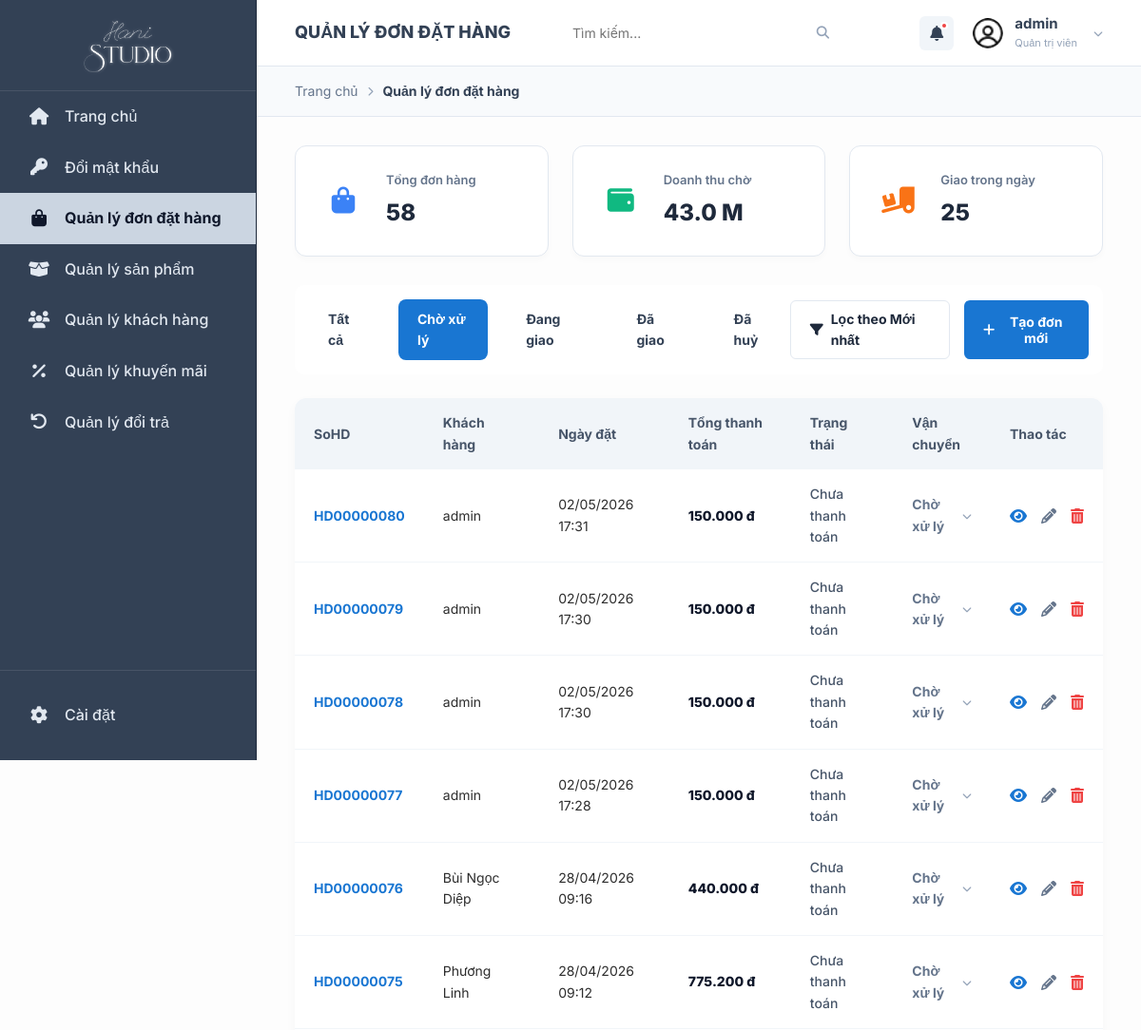
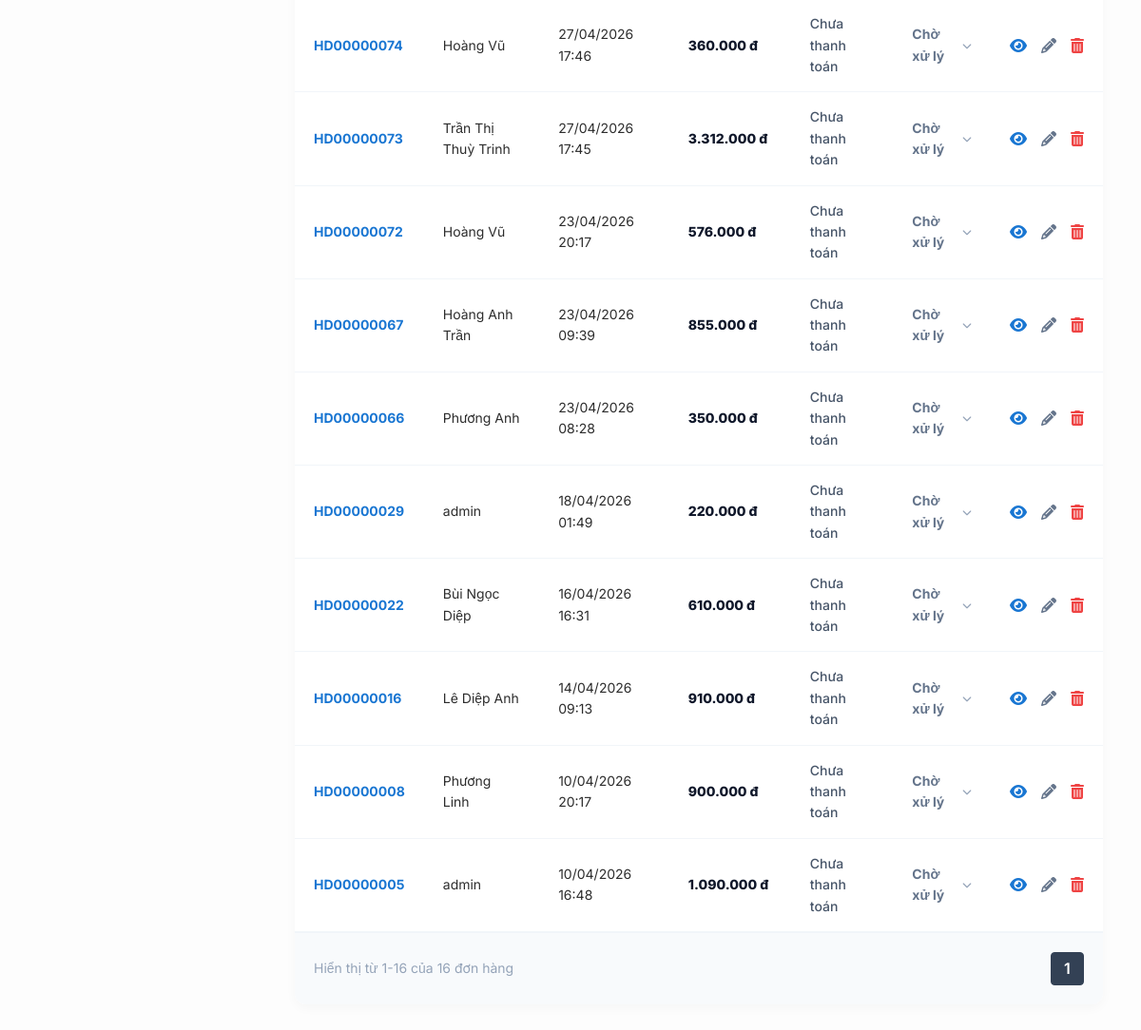
Page /panel/orders/?status=pending&sort=desc (signed in) on the earlier database version (2 pictures, top to bottom).
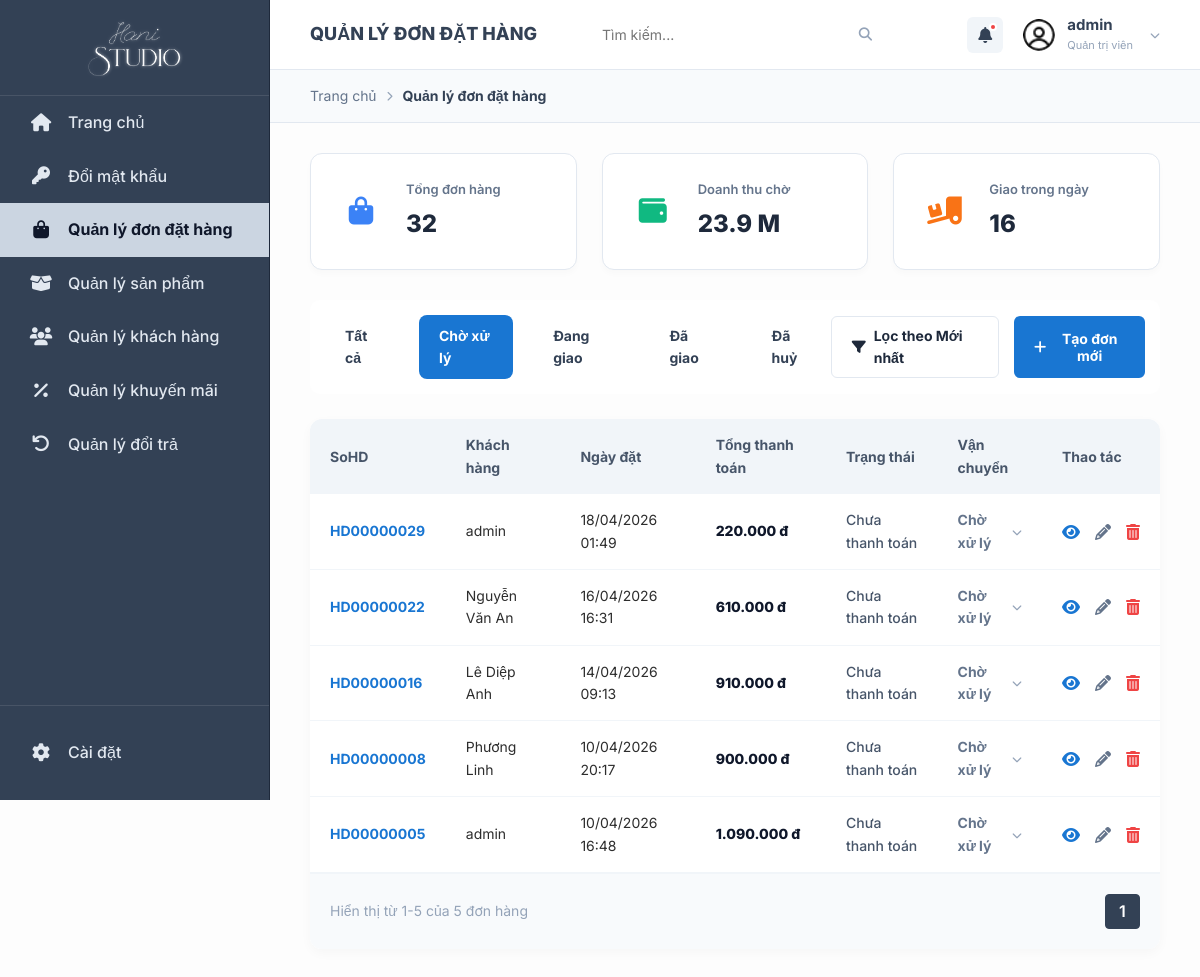
Same page on the later database version.
### reviews/models.py (models this page shows, shortened)
class Order(models.Model):
    STATUS_CHOICES = [
        ('pending', 'Chờ xử lý'),
        ('shipping', 'Đang vận chuyển'),
        ('completed', 'Hoàn thành'),
        ('return', 'Trả hàng/Hoàn tiền'),
    ]
    user = models.ForeignKey(User, on_delete=models.CASCADE, related_name='orders')
    created_at = models.DateTimeField(auto_now_add=True)
    status = models.CharField(max_length=20, choices=STATUS_CHOICES, default='pending')
    total_amount = models.DecimalField(max_digits=12, decimal_places=0)
    coupon_code = models.CharField(max_length=50, blank=True, null=True)
    discount_amount = models.DecimalField(max_digits=12, decimal_places=0, default=0)
    class Meta:
        verbose_name = "Đơn hàng"
        verbose_name_plural = "Đơn hàng"
        ordering = ['-created_at']

### orders/views.py (the view, shortened to what this page needs)
# urls.py: path('panel/orders/', views.admin_orders, name='admin_orders'),
@admin_required
def admin_orders(request):
    status = request.GET.get("status", "all")
    q = request.GET.get("q", "")
    page_number = request.GET.get("page", 1)
    sort = request.GET.get("sort", "desc") # Default sorting
    order_by = "-id" if sort == "desc" else "id"
    orders_qs = Order.objects.all().order_by(order_by)
    if status != "all":
        orders_qs = orders_qs.filter(status=status)
    paginator = Paginator(orders_qs, 100) # Increased to 100 to support automation tests
    orders = paginator.get_page(page_number)
    all_products = Product.objects.all()
    all_users = User.objects.all()
    return render(request, "admin/orders_management.html", {
        "orders": orders,
        "paginator": paginator,
        "stats": get_admin_stats(),
        "status": status,
        "q": q,
        "sort": sort,
        "products": all_products,
        "users": all_users,
        "status_choices": Order.STATUS_CHOICES,
        "is_admin_page": True
    })

### orders/views.py (called while the page is built, shortened)
def get_admin_stats():
    total_orders = Order.objects.count()
    total_revenue = Order.objects.aggregate(Sum('total_amount'))['total_amount__sum'] or 0
    today_delivery = Order.objects.filter(status='shipping').count()
    rev_str = f"{total_revenue / 1000000:.1f} M" if total_revenue >= 1000000 else f"{total_revenue:,.0f} đ"
    return {
        "total_orders": f"{total_orders:,}",
        "pending_revenue": rev_str,
        "today_delivery": str(today_delivery),
    }

def admin_required(view_func):
    @wraps(view_func)
    def _wrapped_view(request, *args, **kwargs):
        return view_func(request, *args, **kwargs)
    return _wrapped_view

### reviews/context_processors.py (called while the page is built)
def coupons_processor(request):
    return {'COUPONS_LIST': COUPONS}

### reviews/templatetags/shop_filters.py (called while the page is built)
@register.filter
def format_price(value):
    if value is None:
        return ""
    try:
        return f"{int(value):,.0f} đ".replace(",", ".")
    except (ValueError, TypeError):
        return value

### templates/admin/orders_management.html (shortened to what the changed rows need)
{% extends "base.html" %}
{% load static shop_filters %}
{% block content %}
<div class="admin-layout">
    <main class="admin-main">
        <header class="admin-topbar">
            <div class="topbar-left">
                <h1 class="topbar-title">QUẢN LÝ ĐƠN ĐẶT HÀNG</h1>
            </div>
        </header>
        <div style="display: grid; grid-template-columns: repeat(3, 1fr); gap: 25px; padding: 30px 40px 0;">
            <div style="background: white; border-radius: 12px; padding: 25px; display: flex; align-items: center; gap: 20px; box-shadow: 0 4px 6px rgba(0,0,0,0.02); border: 1px solid #e2e8f0;">
                <div>
                    <h4 style="margin: 0; font-size: 13px; color: #64748b; font-weight: 600; margin-bottom: 5px;">Tổng đơn hàng</h4>
                    <p style="margin: 0; font-size: 24px; font-weight: 800; color: #1e293b;">{{ stats.total_orders }}</p>
                </div>
            </div>
            <div style="background: white; border-radius: 12px; padding: 25px; display: flex; align-items: center; gap: 20px; box-shadow: 0 4px 6px rgba(0,0,0,0.02); border: 1px solid #e2e8f0;">
                <div>
                    <h4 style="margin: 0; font-size: 13px; color: #64748b; font-weight: 600; margin-bottom: 5px;">Doanh thu chờ</h4>
                    <p style="margin: 0; font-size: 24px; font-weight: 800; color: #1e293b;">{{ stats.pending_revenue }}</p>
                </div>
            </div>
            <div style="background: white; border-radius: 12px; padding: 25px; display: flex; align-items: center; gap: 20px; box-shadow: 0 4px 6px rgba(0,0,0,0.02); border: 1px solid #e2e8f0;">
                <div>
                    <h4 style="margin: 0; font-size: 13px; color: #64748b; font-weight: 600; margin-bottom: 5px;">Giao trong ngày</h4>
                    <p style="margin: 0; font-size: 24px; font-weight: 800; color: #1e293b;">{{ stats.today_delivery }}</p>
                </div>
            </div>
        </div>
        <div class="admin-content">
            <div class="table-card">
                <table class="order-table">
                    <thead>
                        <tr>
                            <th>SoHD</th>
                            <th>Khách hàng</th>
                            <th>Ngày đặt</th>
                            <th>Tổng thanh toán</th>
                            <th>Trạng thái</th>
                            <th>Vận chuyển</th>
                            <th>Thao tác</th>
                        </tr>
                    </thead>
                    <tbody>
                        {% for order in orders %}
                        <tr>
                            <td><a href="#" class="order-id-blue" onclick="viewOrderDetail({{ order.id }})">HD{{ order.id|stringformat:"08d" }}</a></td>
                            <td>{{ order.user.first_name|default:order.user.username }}</td>
                            <td>{{ order.created_at|date:"d/m/Y H:i" }}</td>
                            <td class="order-price-bold">{{ order.total_amount|format_price }}</td>
                            <td class="order-status-text">
                                {% if order.status == 'completed' %}
                                    Đã thanh toán
                                {% elif order.status == 'return' %}
                                    Đã hủy đơn
                                {% else %}
                                    Chưa thanh toán
                                {% endif %}
                            </td>
                            <td>
                                <div class="status-dropdown-container" {% if order.status != 'return' %}onclick="toggleStatusDropdown(event, {{ order.id }})"{% endif %}>
                                    {% if order.status == 'shipping' %}
                                        <span class="ship-status-green status-label">Đang giao</span>
                                    {% elif order.status == 'completed' %}
                                        <span class="ship-status-gray status-label">Đã giao</span>
                                    {% elif order.status == 'return' %}
                                        <span class="ship-status-gray status-label">Đã hủy đơn</span>
                                    {% else %}
                                        <span class="ship-status-gray status-label">Chờ xử lý</span>
                                    {% endif %}
                                    {% if order.status != 'return' %}
                                        <i class="fas fa-chevron-down" style="font-size: 10px; color: #94a3b8;"></i>
                                    {% endif %}
                                </div>
                            </td>
                            <td>
                                <div class="action-icons">
                                    <i class="fas fa-eye" style="color: #1976d2;" onclick="viewOrderDetail({{ order.id }})"></i>
                                    <i class="fas fa-pencil-alt" style="color: #64748b; cursor:pointer;" onclick="openEditOrder({{ order.id }})"></i>
                                    <i class="fas fa-trash-alt" style="color: #ef4444;" onclick="confirmDeleteOrder({{ order.id }})"></i>
                                </div>
                            </td>
                        </tr>
                        {% endfor %}
                    </tbody>
                </table>
                <div class="pagination-row">
                    <div class="pagination-info">Hiển thị từ {{ orders.start_index }}-{{ orders.end_index }} của {{ paginator.count }} đơn hàng</div>
                    <div class="pagination-numbers">
                        {% for i in orders.paginator.page_range %}
                            {% if orders.number == i %}
                                <a href="#" class="page-btn active">{{ i }}</a>
                            {% elif i > orders.number|add:'-3' and i < orders.number|add:'3' %}
                                <a href="?page={{ i }}&status={{ status }}&q={{ q }}" class="page-btn">{{ i }}</a>
                            {% endif %}
                        {% endfor %}
                    </div>
                </div>
            </div>
        </div>
    </main>
</div>
{% endblock %}

Differences in the rows shown:
removed Order: id "00000080", user.first_name "admin", created_at "02/05/2026 17:31", total_amount "150.000 đ", status "Chưa thanh toán"
removed Order: id "00000079", user.first_name "admin", created_at "02/05/2026 17:30", total_amount "150.000 đ", status "Chưa thanh toán"
removed Order: id "00000078", user.first_name "admin", created_at "02/05/2026 17:30", total_amount "150.000 đ", status "Chưa thanh toán"
removed Order: id "00000077", user.first_name "admin", created_at "02/05/2026 17:28", total_amount "150.000 đ", status "Chưa thanh toán"
removed Order: id "00000076", user.first_name "Bùi Ngọc Diệp", created_at "28/04/2026 09:16", total_amount "440.000 đ", status "Chưa thanh toán"
removed Order: id "00000075", user.first_name "Phương Linh", created_at "28/04/2026 09:12", total_amount "775.200 đ", status "Chưa thanh toán"
removed Order: id "00000074", user.first_name "Hoàng Vũ", created_at "27/04/2026 17:46", total_amount "360.000 đ", status "Chưa thanh toán"
removed Order: id "00000073", user.first_name "Trần Thị Thuỳ Trinh", created_at "27/04/2026 17:45", total_amount "3.312.000 đ", status "Chưa thanh toán"
removed Order: id "00000072", user.first_name "Hoàng Vũ", created_at "23/04/2026 20:17", total_amount "576.000 đ", status "Chưa thanh toán"
removed Order: id "00000067", user.first_name "Hoàng Anh Trần", created_at "23/04/2026 09:39", total_amount "855.000 đ", status "Chưa thanh toán"
removed Order: id "00000066", user.first_name "Phương Anh", created_at "23/04/2026 08:28", total_amount "350.000 đ", status "Chưa thanh toán"
changed through a linked row, Order "00000022": user.first_name "Bùi Ngọc Diệp" → "Nguyễn Văn An"
Other differences:
{{ stats.total_orders }}: "58" → "32"
{{ stats.pending_revenue }}: "43.0 M" → "23.9 M"
{{ stats.today_delivery }}: "25" → "16"
{{ orders.end_index }}: "16" → "5"
{{ paginator.count }}: "16" → "5"
